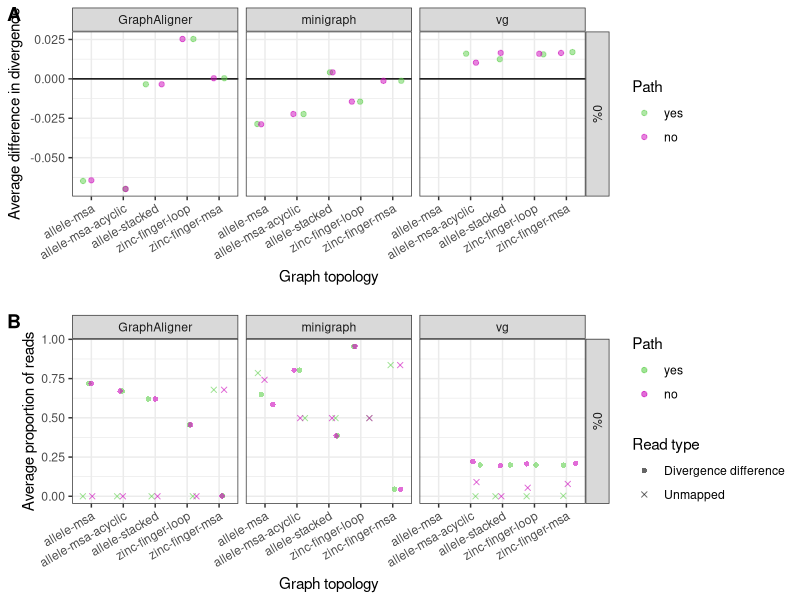

This figure's R source:
library(dplyr)
library(tidyr)
library(ggplot2)
library(cowplot)

corrected.stats.znf.data <-read.csv("data/chapter4/all-corrected-stats-znf.csv", header=T) 

allele.names <- c(LETTERS[1:5], paste0("L", 1:24), paste0("L", 32:38))

# graphs
corrected.stats.znf <- corrected.stats.znf.data %>%
  mutate(Aligner=case_when(
    Aligner=="ga" ~ "GraphAligner",
    Aligner=="mg" ~ "minigraph",
    Aligner=="vg" ~ "vg"
  ),
  Error=case_when(
    Error==0 ~ "0%",
    Error==0.001 ~ "0.1%",
    Error==0.01 ~ "1%"
  ),
  Graph=case_when(
    Graph=="allele-msa-dag" ~ "allele-msa-acyclic",
    Graph=="znf-loop" ~ "zinc-finger-loop",
    Graph=="znf-msa" ~ "zinc-finger-msa",
    Graph=="stacked" ~ "allele-stacked",
    T ~ Graph
  ),
  Path=case_when(
    Path=="path" ~ "yes",
    Path=="nopath" ~ "no"
  )) %>% 
  mutate(across(matches("Num|Mean|Prop"), ~
                  ifelse(Aligner=="vg" & Graph=="allele-msa", NA, .)))
# alter diff scores for vg allele-msa to NA, since couldn't index

corrected.stats.znf$Allele <- factor(corrected.stats.znf$Allele, levels=allele.names)
corrected.stats.znf$Error <- factor(corrected.stats.znf$Error, levels=c("0%", "0.1%", "1%"))
corrected.stats.znf$Path <- factor(corrected.stats.znf$Path, levels=c("yes", "no"))

corrected.stats.znf.av <- corrected.stats.znf %>%
  group_by(Aligner, Frag, Graph, Path, Coverage, Error) %>%
  summarize(across(matches("Num|Mean|Prop"), ~ mean(.)))

corrected.stats.znf.av.vgfixed <- corrected.stats.znf.av %>%
  filter(!(Aligner=="vg" & Frag=="frag"), !(Aligner=="vg" & Frag=="none"))

corrected.stats.znf.prop <- corrected.stats.znf.av.vgfixed %>%
  pivot_longer(cols=c(PropReadsDiff, PropReadsNoMapGraph), 
               names_to="Category", values_to="Value") %>% 
  mutate(Category=case_when(
    Category=="PropReadsDiff" ~ "Divergence difference",
    Category=="PropReadsNoMapGraph" ~ "Unmapped"
  ))

diff <- ggplot(corrected.stats.znf.av.vgfixed, aes(Graph, MeanDiffNo0)) +
  theme_bw() +
  facet_grid(Error ~ Aligner) +
  geom_hline(yintercept=0) + 
  geom_jitter(aes(color=Path), alpha=0.5, width=0.3, height=0) + 
  scale_color_manual(values=c(palette()[c(3,6)])) +
  theme(axis.text.x=element_text(angle = 30, hjust = 1, vjust = 1)) +
  xlab("Graph topology") +
  ylab("Average difference in divergence")

prop <- ggplot(corrected.stats.znf.prop, aes(Graph, Value)) +
  theme_bw() +
  facet_grid(Error ~ Aligner) +
  geom_jitter(aes(color=Path, shape=Category), alpha=0.6, width=0.3, height=0) +
  scale_color_manual(values=c(palette()[c(3,6)])) +
  scale_shape_manual(values=c(16,4),
                     name="Read type") +
  theme(axis.text.x=element_text(angle = 30, hjust = 1, vjust = 1)) +
  guides(color=guide_legend(order=1), 
         shape=guide_legend(order=2)) +
  xlab("Graph topology") +
  ylab("Average proportion of reads")

plot_grid(diff, NULL, prop, ncol=1, align=T, axis='lr',
          labels=c("A", "", "B"), rel_heights=c(1,0.05,1))
